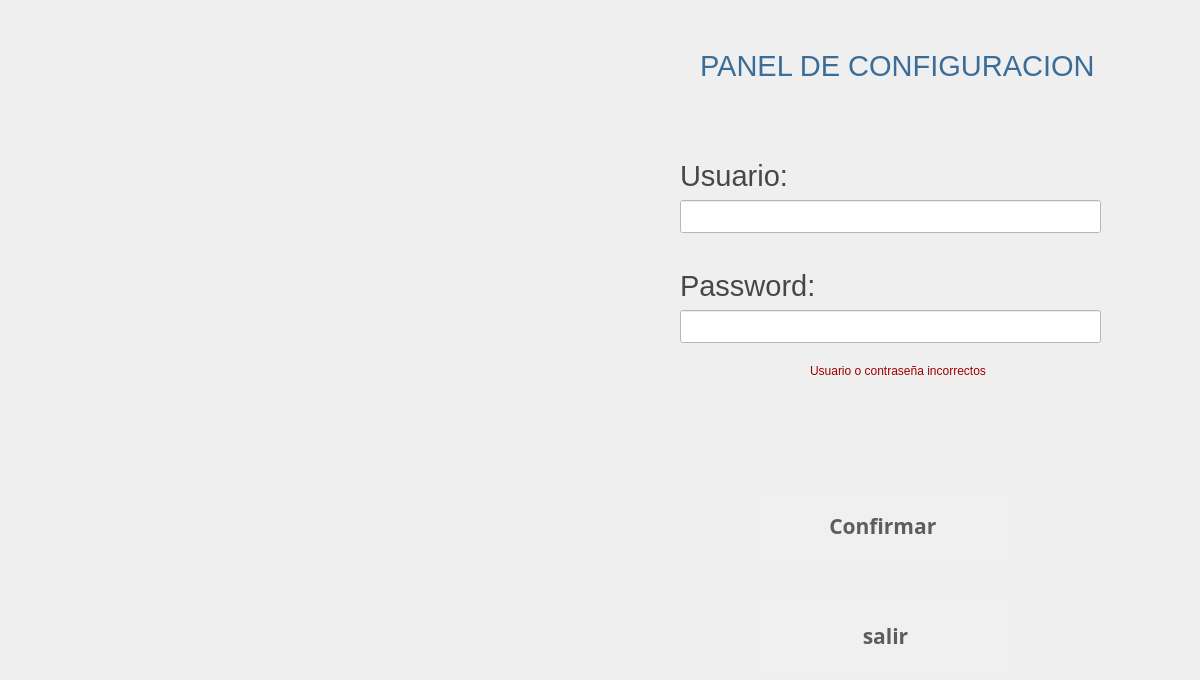
   <widget class="QWidget" name="page_19">
    <widget class="QPushButton" name="bentrar">
     <property name="geometry">
      <rect>
       <x>760</x>
       <y>490</y>
       <width>251</width>
       <height>71</height>
      </rect>
     </property>
     <property name="font">
      <font>
       <family>Ubuntu Mono</family>
       <pointsize>16</pointsize>
       <weight>75</weight>
       <italic>false</italic>
       <bold>true</bold>
       <underline>false</underline>
      </font>
     </property>
     <property name="toolTip">
      <string>Ayuda</string>
     </property>
     <property name="whatsThis">
      <string extracomment="help"/>
     </property>
     <property name="styleSheet">
      <string notr="true">background-color:rgb(240, 240, 240);
color:rgb(93, 93, 93);
border-radius:80%</string>
     </property>
     <property name="text">
      <string>Confirmar </string>
     </property>
     <property name="icon">
      <iconset>
       <normaloff>../../../../../cajsSATELITE/eum/app/cajeroF/iconos/fl.png</normaloff>../../../../../cajsSATELITE/eum/app/cajeroF/iconos/fl.png</iconset>
     </property>
     <property name="iconSize">
      <size>
       <width>40</width>
       <height>40</height>
      </size>
     </property>
     <property name="toolTipDuration" stdset="0">
      <number>3</number>
     </property>
    </widget>
    <widget class="QPushButton" name="bsalirLogin">
     <property name="geometry">
      <rect>
       <x>760</x>
       <y>600</y>
       <width>251</width>
       <height>71</height>
      </rect>
     </property>
     <property name="font">
      <font>
       <family>Ubuntu Mono</family>
       <pointsize>16</pointsize>
       <weight>75</weight>
       <italic>false</italic>
       <bold>true</bold>
       <underline>false</underline>
      </font>
     </property>
     <property name="toolTip">
      <string>Ayuda</string>
     </property>
     <property name="whatsThis">
      <string extracomment="help"/>
     </property>
     <property name="styleSheet">
      <string notr="true">background-color:rgb(240, 240, 240);
color:rgb(93, 93, 93);
border-radius:80%</string>
     </property>
     <property name="text">
      <string>salir</string>
     </property>
     <property name="icon">
      <iconset>
       <normaloff>../../../../../cajsSATELITE/eum/app/cajeroF/iconos/fb5.png</normaloff>../../../../../cajsSATELITE/eum/app/cajeroF/iconos/fb5.png</iconset>
     </property>
     <property name="iconSize">
      <size>
       <width>40</width>
       <height>40</height>
      </size>
     </property>
     <property name="toolTipDuration" stdset="0">
      <number>3</number>
     </property>
    </widget>
    <widget class="QLabel" name="ltime_48">
     <property name="geometry">
      <rect>
       <x>680</x>
       <y>160</y>
       <width>381</width>
       <height>31</height>
      </rect>
     </property>
     <property name="font">
      <font>
       <family>Segoe UI</family>
       <pointsize>22</pointsize>
       <weight>50</weight>
       <italic>false</italic>
       <bold>false</bold>
      </font>
     </property>
     <property name="styleSheet">
      <string notr="true">background-color:transparent;
color:rgb(71, 71, 71)
</string>
     </property>
     <property name="text">
      <string>Usuario:</string>
     </property>
    </widget>
    <widget class="QLineEdit" name="lusu">
     <property name="geometry">
      <rect>
       <x>680</x>
       <y>200</y>
       <width>421</width>
       <height>33</height>
      </rect>
     </property>
     <property name="styleSheet">
      <string notr="true">background-color:white;
color:black;</string>
     </property>
    </widget>
    <widget class="QLabel" name="ltime_49">
     <property name="geometry">
      <rect>
       <x>680</x>
       <y>270</y>
       <width>391</width>
       <height>31</height>
      </rect>
     </property>
     <property name="font">
      <font>
       <family>Segoe UI</family>
       <pointsize>22</pointsize>
       <weight>50</weight>
       <italic>false</italic>
       <bold>false</bold>
      </font>
     </property>
     <property name="styleSheet">
      <string notr="true">background-color:transparent;
color:rgb(71, 71, 71)
</string>
     </property>
     <property name="text">
      <string>Password:</string>
     </property>
    </widget>
    <widget class="QLineEdit" name="lcont">
     <property name="geometry">
      <rect>
       <x>680</x>
       <y>310</y>
       <width>421</width>
       <height>33</height>
      </rect>
     </property>
     <property name="styleSheet">
      <string notr="true">background-color:white;
color:black;</string>
     </property>
     <property name="echoMode">
      <enum>QLineEdit::Password</enum>
     </property>
    </widget>
    <widget class="QLabel" name="lerror1">
     <property name="enabled">
      <bool>true</bool>
     </property>
     <property name="geometry">
      <rect>
       <x>810</x>
       <y>360</y>
       <width>321</width>
       <height>21</height>
      </rect>
     </property>
     <property name="styleSheet">
      <string notr="true">color:rgb(158, 1, 1)
</string>
     </property>
     <property name="text">
      <string>Usuario o contraseña incorrectos</string>
     </property>
    </widget>
    <widget class="QLabel" name="ltime_50">
     <property name="geometry">
      <rect>
       <x>700</x>
       <y>50</y>
       <width>491</width>
       <height>31</height>
      </rect>
     </property>
     <property name="font">
      <font>
       <family>Segoe UI</family>
       <pointsize>22</pointsize>
       <weight>50</weight>
       <italic>false</italic>
       <bold>false</bold>
      </font>
     </property>
     <property name="styleSheet">
      <string notr="true">background-color:transparent;
color:rgb(59, 109, 153);

</string>
     </property>
     <property name="text">
      <string>PANEL DE CONFIGURACION</string>
     </property>
    </widget>
   </widget>
